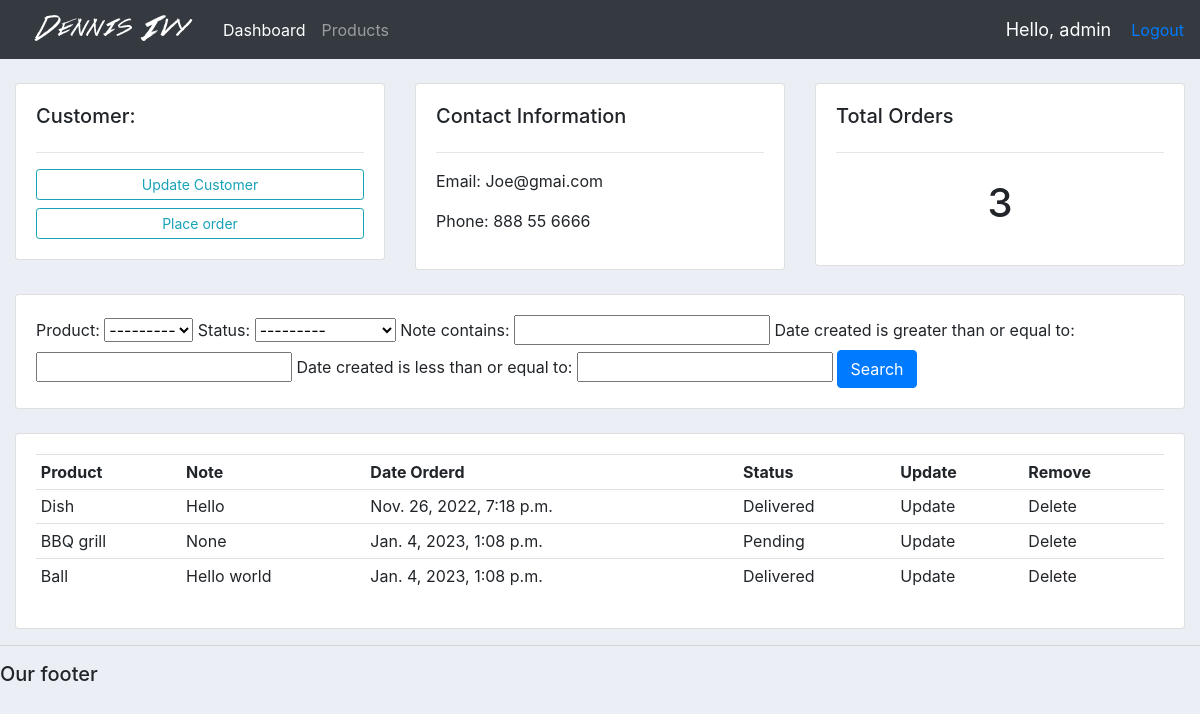
The app's page /customer/2 (signed in) with its own data.
### accounts/models.py (models this page shows, shortened)
class Customer(models.Model):
    user= models.OneToOneField(User, null =True , blank=True , on_delete=models.CASCADE)
    name = models.CharField(max_length=200, null=True)
    phone = models.CharField(max_length=200, null=True)
    email = models.CharField(max_length=200, null=True)
    profile_pic=models.ImageField(default="pngwing.com.png",null=True, blank=True)
    date_created= models.DateTimeField(auto_now_add=True, null=True)

class Order(models.Model):
    STATUS=(
        ('Pending', 'Pending'),
        ('Out for Delivery','Out for Delivery'),
        ('Delivered', 'Delivered'),
    )
    customer= models.ForeignKey(Customer,null = True, on_delete=models.SET_NULL)
    product=models.ForeignKey(Product,null = True, on_delete=models.SET_NULL)
    date_created = models.DateTimeField(auto_now_add=True, null=True)
    status = models.CharField(max_length=200, null=True, choices=STATUS)
    note= models.CharField(max_length=10000, null=True)

class Product(models.Model):
    CATEGORY=(
        ('Indoor','Indoor'),
        ('Out Door', 'Out Door')
    )
    name = models.CharField(max_length=200, null=True)
    price = models.FloatField(null=True)
    category = models.CharField(max_length=200, null=True, choices=CATEGORY)
    description = models.CharField(max_length=200, null=True, blank=True)
    date_created = models.DateTimeField(auto_now_add=True, null=True)
    tags= models.ManyToManyField(tags)
    def __str__(self) -> str:
        return self.name

### accounts/decorators.py (the view)
        def wrapper_func(request,*args, **kwargs):
            group = None
            if request.user.groups.exists():
                group = request.user.groups.all()[0].name
            if group in allowed_roles:
                return view_func(request,*args, **kwargs)
            else:
                return HttpResponse('You are not authorized to view to this page ')

### accounts/views.py (called while the page is built)
@login_required(login_url='login')
@allowed_users(allowed_roles=['admin'])
def customer(request, pk_test):
    customer = Customer.objects.get(id=pk_test)
    orders = customer.order_set.all()
    order_count = orders.count()
    myFilter = Orderfilter(request.GET, queryset=orders)
    orders = myFilter.qs
    return render(request, 'accounts/customer.html', {
        "customer": customer,
        "orders": orders,
        "order_count": order_count,
        'myFilter': myFilter
    })

### accounts/templates/accounts/customer.html
{%  extends 'accounts/main.html' %}
{% block content %}
	<br>
<div class="row">
	<div class="col-md">
		<div class="card card-body">
			<h5>Customer:</h5>
			<hr>
			<a class="btn btn-outline-info  btn-sm btn-block" href="">Update Customer</a>
			<a class="btn btn-outline-info  btn-sm btn-block" href="{% url 'create_order' customer.id %}">Place order</a>
		</div>
	</div>
	<div class="col-md">
		<div class="card card-body">
			<h5>Contact Information</h5>
			<hr>
			<p>Email: {{ customer.email}} </p>
			<p>Phone: {{ customer.phone}} </p>
		</div>
	</div>
	<div class="col-md">
		<div class="card card-body">
			<h5>Total Orders</h5>
			<hr>
			<h1 style="text-align: center;padding: 10px">{{order_count}}</h1>
		</div>
	</div>
</div>
<br>
<div class="row">
	<div class="col">
		<div class="card card-body">
			<form method="get">
				{{ myFilter.form }}
		    <button class="btn btn-primary" type="submit">Search</button>
		  </form>
		</div>
	</div>
</div>
<br>
<div class="row">
	<div class="col-md">
		<div class="card card-body">
			<table class="table table-sm">
				<tr>
					<th>Product</th>
					<th>Note</th>
					<th>Date Orderd</th>
					<th>Status</th>
					<th>Update</th>
					<th>Remove</th>
				</tr>
				{% for order in orders %}
					<tr>
						<td>{{ order.product }}</td>
						<td>{{ order.note }}</td>
						<td>{{ order.date_created }}</td>
						<td>{{ order.status }}</td>
						<td><a href="#"></a>Update</td>
						<td><a href="#"></a>Delete</td>
					</tr>
				{% endfor %}
			</table>
		</div>
	</div>
</div>
{% endblock %}

### accounts/templates/main_template/navbar.html (shortened to what this page needs)
{% load static %}
<nav class="navbar navbar-expand-lg navbar-dark bg-dark">
    <img src="{% static 'images/logo.png' %}">
    <div class="collapse navbar-collapse" id="navbarNav">
      <ul class="navbar-nav">
        {% if request.user.is_staff %}
        <li class="nav-item active">
          <a class="nav-link" href="{% url 'home' %}">Dashboard</a>
        </li>
        <li class="nav-item">
          <a class="nav-link" href="{% url 'products' %}">Products</a>
        </li>
        {% endif %}
      </ul>
    </div>
    <span class="hello-msg">Hello, {{request.user}}</span>
    <span><a href="{% url 'logout' %}">Logout</a></span>
</nav>

### static/css/main.css (style rules this page uses)
body { background-color: #ebeff5; }

### accounts/templates/main_template/navbar.html (style rules this page uses)
.hello-msg { font-size: 18px; color: #fff; margin-right: 20px; }

### records on screen
Customer: email "Joe@gmai.com", phone "888 55 6666"
Order: product "Dish", note "Hello", date_created "Nov. 26, 2022, 7:18 p.m.", status "Delivered"
Order: product "BBQ grill", note "None", date_created "Jan. 4, 2023, 1:08 p.m.", status "Pending"
Order: product "Ball", note "Hello world", date_created "Jan. 4, 2023, 1:08 p.m.", status "Delivered"

### other values on screen
{{ request.user }} "admin"
{{ order_count }} "3"
